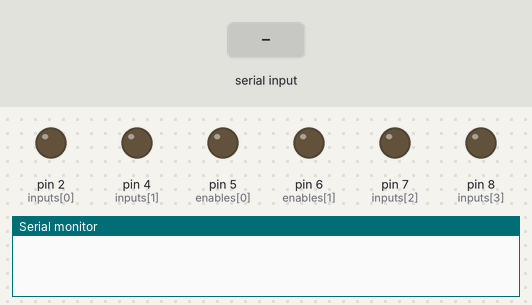
Recording of a sketch running on a simulated Arduino Uno, built with avr-gcc and run on an emulated ATmega328P. On the bench: output pins drawn as LEDs (lit = HIGH), the last lines printed to the serial monitor. The test bench sets the inputs (shaded band).

Above: at 1.2 s.
1.3 s: "W" received over the second serial link
At 1.8 s:
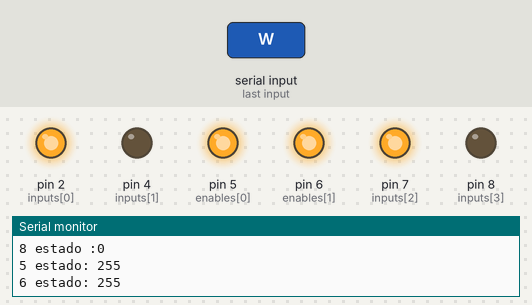
2.8 s: "S" received over the second serial link
At 4.0 s:
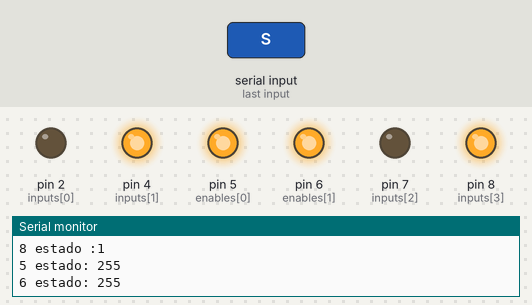
4.3 s: "A" received over the second serial link
At 5.3 s:
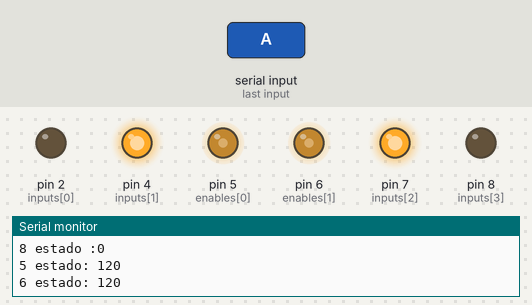
5.8 s: "D" received over the second serial link
At 6.4 s:
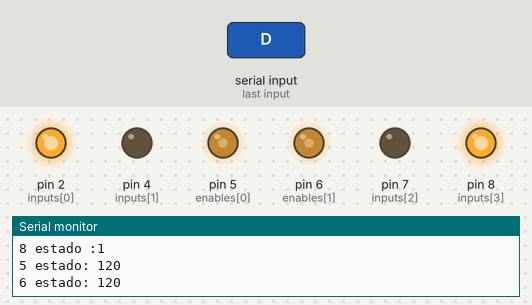
7.3 s: "W" received over the second serial link
At 8.5 s:
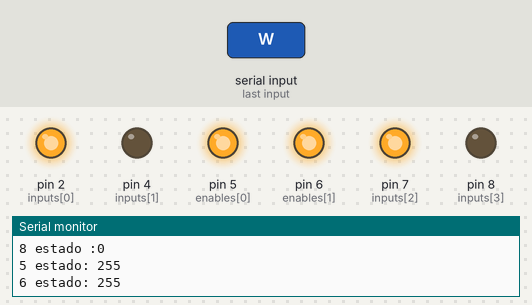
8.8 s: "S" received over the second serial link
At 10.0 s:
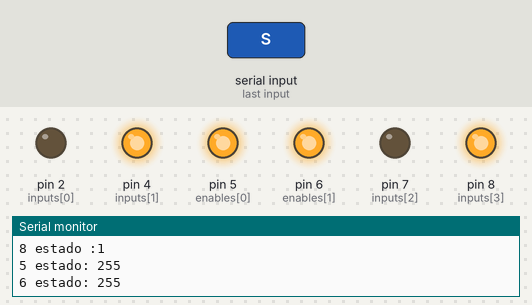
Timing chart, 0 to 11.3 s (numbered marks = the images above; inputs shaded):
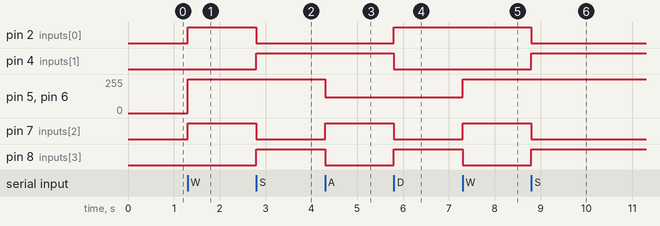

The sketch:

Carrito_teclado_letra.ino
```cpp
#include <SoftwareSerial.h>
SoftwareSerial BT1(10,11); // RX, TX recordar que se cruzan

int inputs[4] = {2, 4, 7, 8};
int enables[2] = {5,6};
int mestados[5][4]={
  {1,0,1,0},
  {0,1,0,1},
  {0,0,0,0},
  {0,1,1,0},
  {1,0,0,1}
  }; //avanzar, reversa, detenerse, izquierda, derecha
int velocidades[5][2]={
  {255,255},
  {255,255},
  {0,0},
  {120,120},
  {120,120}
  };

//IZQUIERDAX
void setup() {
  // put your setup code here, to run once:
  Serial.begin(9600);
  //Serial.println("Enter AT commands:");
  BT1.begin(9600);
  BT1.setTimeout(10);
  for(int i = 0; i<4; i++){
    pinMode(inputs[i], OUTPUT);
  }
}

void loop() {
  int estado;
  // Leer datos del módulo Bluetooth
  if (BT1.available() > 0) {
    char receivedChar = BT1.read();
    Serial.println(receivedChar);

    switch (receivedChar) {
      case 'W':
        estado = 0;
        Serial.println("AVANZAR");
        for(int i = 0; i<4; i++){
          digitalWrite(inputs[i], mestados[estado][i]);
          Serial.println(String(inputs[i])+" estado :"+String(mestados[estado][i]));
        }

        for(int i = 0; i<2; i++){
          analogWrite(enables[i], velocidades[estado][i]);
          Serial.println(String(enables[i])+" estado: "+ String(velocidades[estado][i]));
        }
        break;

      case 'S':
        estado = 1;
        Serial.println("RETROCEDER");
        for(int i = 0; i<4; i++){
          digitalWrite(inputs[i], mestados[estado][i]);
          Serial.println(String(inputs[i])+" estado :"+String(mestados[estado][i]));
        }

        for(int i = 0; i<2; i++){
          analogWrite(enables[i], velocidades[estado][i]);
          Serial.println(String(enables[i])+" estado: "+ String(velocidades[estado][i]));
        }
        break;

      case 'X':
        estado = 2;
        Serial.println("DETENERSE");
        for(int i = 0; i<4; i++){
          digitalWrite(inputs[i], mestados[estado][i]);
          Serial.println(String(inputs[i])+" estado :"+String(mestados[estado][i]));
        }

        for(int i = 0; i<2; i++){
          analogWrite(enables[i], velocidades[estado][i]);
          Serial.println(String(enables[i])+" estado: "+ String(velocidades[estado][i]));
        }
        break;

      case 'A':
        estado = 3;
        Serial.println("IZQUIERDA");
        for(int i = 0; i<4; i++){
          digitalWrite(inputs[i], mestados[estado][i]);
          Serial.println(String(inputs[i])+" estado :"+String(mestados[estado][i]));
      }

        for(int i = 0; i<2; i++){
          analogWrite(enables[i], velocidades[estado][i]);
          Serial.println(String(enables[i])+" estado: "+ String(velocidades[estado][i]));
        }
        break;

      case 'D':
        estado = 4;
        Serial.println("DERECHA");
        for(int i = 0; i<4; i++){
          digitalWrite(inputs[i], mestados[estado][i]);
          Serial.println(String(inputs[i])+" estado :"+String(mestados[estado][i]));
        }

        for(int i = 0; i<2; i++){
          analogWrite(enables[i], velocidades[estado][i]);
          Serial.println(String(enables[i])+" estado: "+ String(velocidades[estado][i]));
        }
        break;

      default:
        break;
    }
  }

  // Leer datos del puerto serial de la computadora
  if (Serial.available() > 0) {
    char commandChar = Serial.read();
    BT1.write(commandChar);
  }
}
```

Measured:
- after the input at 1.3 s, pin 2 (inputs[0]), pin 7 (inputs[2]): LOW → HIGH at once; pin 5 (enables[0]), pin 6 (enables[1]): 0/255 → 255/255 at once
- after the input at 2.8 s, pin 2 (inputs[0]), pin 7 (inputs[2]): HIGH → LOW at once; pin 4 (inputs[1]), pin 8 (inputs[3]): LOW → HIGH at once
- after the input at 4.3 s, pin 5 (enables[0]), pin 6 (enables[1]): 255/255 → 120/255 at once; pin 7 (inputs[2]): LOW → HIGH at once; pin 8 (inputs[3]): HIGH → LOW at once
- after the input at 5.8 s, pin 2 (inputs[0]), pin 8 (inputs[3]): LOW → HIGH at once; pin 4 (inputs[1]), pin 7 (inputs[2]): HIGH → LOW at once
- after the input at 7.3 s, pin 5 (enables[0]), pin 6 (enables[1]): 120/255 → 255/255 at once; pin 7 (inputs[2]): LOW → HIGH at once; pin 8 (inputs[3]): HIGH → LOW at once
- after the input at 8.8 s, pin 2 (inputs[0]), pin 7 (inputs[2]): HIGH → LOW at once; pin 4 (inputs[1]), pin 8 (inputs[3]): LOW → HIGH at once
